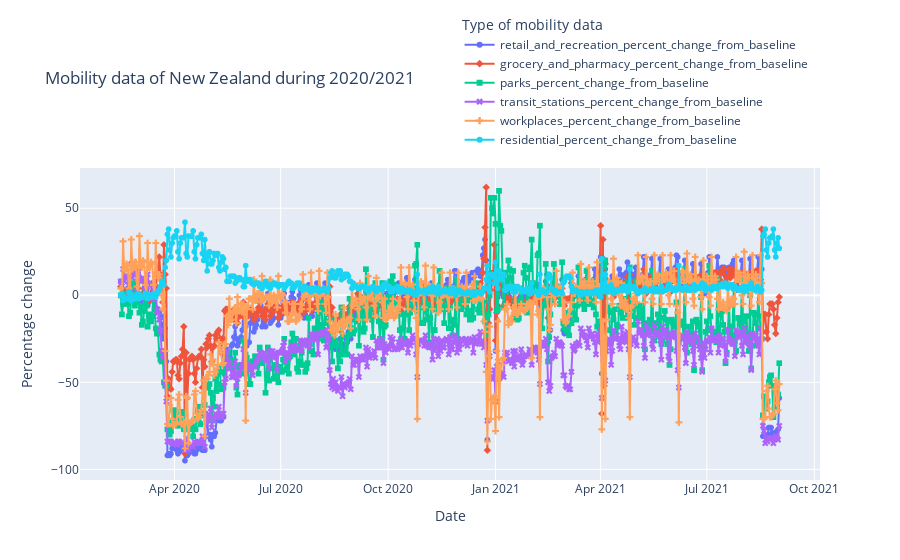

The cell this chart's notebook holds for it:
### Markdown cell above
<em> All types of mobility data of New Zealand</em>

### Code cell
# Transform the dataframe into a structure that can better be read by plotly.express
nz_names = [nz for nz in df_mobi_nz.columns if nz != 'date']
df_nz_melt = df_mobi_nz.melt(id_vars=['date'], var_name='name', value_vars=nz_names)

# Plot the dataframe with the different types of mobility data
fig = px.line(df_nz_melt, 'date', 'value', color='name', symbol='name', 
              title = 'Mobility data of New Zealand during 2020/2021',
              labels={'date': 'Date', 'value': 'Percentage change', 'name': 'Type of mobility data'})

# Move the location of the legend to the lower right corner
fig.update_layout(legend=dict(yanchor='top', y=1.5, xanchor='right', x=0.99))

# Show the graph
fig.show()

### Figure 1 — Plotly figure (JSON) as saved in the notebook; plotly's stock layout.template omitted (floating-point values rounded to 4 significant figures; data arrays with more than 128 entries replaced by an {"elided": "..."} marker saying what was removed)
{"data": [{"hovertemplate": "Type of mobility data=retail_and_recreation_percent_change_from_baseline<br>Date=%{x}<br>Percentage change=%{y}<extra></extra>", "legendgroup": "retail_and_recreation_percent_change_from_baseline", "line": {"color": "#636efa", "dash": "solid"}, "marker": {"symbol": "circle"}, "mode": "markers+lines", "name": "retail_and_recreation_percent_change_from_baseline", "showlegend": true, "type": "scattergl", "x": {"elided": "565 str values"}, "xaxis": "x", "y": {"elided": "565 int values"}, "yaxis": "y"}, {"hovertemplate": "Type of mobility data=grocery_and_pharmacy_percent_change_from_baseline<br>Date=%{x}<br>Percentage change=%{y}<extra></extra>", "legendgroup": "grocery_and_pharmacy_percent_change_from_baseline", "line": {"color": "#EF553B", "dash": "solid"}, "marker": {"symbol": "diamond"}, "mode": "markers+lines", "name": "grocery_and_pharmacy_percent_change_from_baseline", "showlegend": true, "type": "scattergl", "x": {"elided": "565 str values"}, "xaxis": "x", "y": {"elided": "565 int values"}, "yaxis": "y"}, {"hovertemplate": "Type of mobility data=parks_percent_change_from_baseline<br>Date=%{x}<br>Percentage change=%{y}<extra></extra>", "legendgroup": "parks_percent_change_from_baseline", "line": {"color": "#00cc96", "dash": "solid"}, "marker": {"symbol": "square"}, "mode": "markers+lines", "name": "parks_percent_change_from_baseline", "showlegend": true, "type": "scattergl", "x": {"elided": "565 str values"}, "xaxis": "x", "y": {"elided": "565 int values"}, "yaxis": "y"}, {"hovertemplate": "Type of mobility data=transit_stations_percent_change_from_baseline<br>Date=%{x}<br>Percentage change=%{y}<extra></extra>", "legendgroup": "transit_stations_percent_change_from_baseline", "line": {"color": "#ab63fa", "dash": "solid"}, "marker": {"symbol": "x"}, "mode": "markers+lines", "name": "transit_stations_percent_change_from_baseline", "showlegend": true, "type": "scattergl", "x": {"elided": "565 str values"}, "xaxis": "x", "y": {"elided": "565 int values"}, "yaxis": "y"}, {"hovertemplate": "Type of mobility data=workplaces_percent_change_from_baseline<br>Date=%{x}<br>Percentage change=%{y}<extra></extra>", "legendgroup": "workplaces_percent_change_from_baseline", "line": {"color": "#FFA15A", "dash": "solid"}, "marker": {"symbol": "cross"}, "mode": "markers+lines", "name": "workplaces_percent_change_from_baseline", "showlegend": true, "type": "scattergl", "x": {"elided": "565 str values"}, "xaxis": "x", "y": {"elided": "565 int values"}, "yaxis": "y"}, {"hovertemplate": "Type of mobility data=residential_percent_change_from_baseline<br>Date=%{x}<br>Percentage change=%{y}<extra></extra>", "legendgroup": "residential_percent_change_from_baseline", "line": {"color": "#19d3f3", "dash": "solid"}, "marker": {"symbol": "circle"}, "mode": "markers+lines", "name": "residential_percent_change_from_baseline", "showlegend": true, "type": "scattergl", "x": {"elided": "565 str values"}, "xaxis": "x", "y": {"elided": "565 int values"}, "yaxis": "y"}], "layout": {"legend": {"title": {"text": "Type of mobility data"}, "tracegroupgap": 0, "x": 0.99, "xanchor": "right", "y": 1.5, "yanchor": "top"}, "title": {"text": "Mobility data of New Zealand during 2020/2021"}, "xaxis": {"anchor": "y", "domain": [0, 1], "title": {"text": "Date"}}, "yaxis": {"anchor": "x", "domain": [0, 1], "title": {"text": "Percentage change"}}}}
